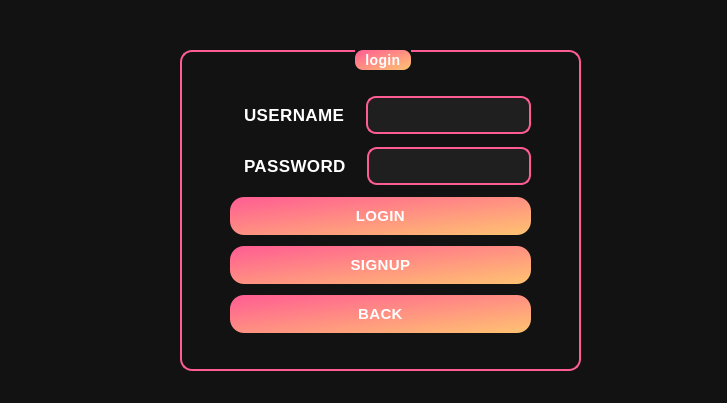
<?xml version="1.0" encoding="UTF-8"?>
<ui version="4.0">
 <class>RecruiterLogin</class>
 <widget class="QDialog" name="RecruiterLogin">
  <property name="geometry">
   <rect>
    <x>0</x>
    <y>0</y>
    <width>727</width>
    <height>403</height>
   </rect>
  </property>
  <property name="windowTitle">
   <string>Dialog</string>
  </property>
  <property name="styleSheet">
   <string notr="true">/* Main Window Background */
QWidget {
    background-color: #121212;
    color: #e0e0e0;
    font-family: 'Poppins', 'Segoe UI', sans-serif;
    font-size: 15px;
    letter-spacing: 0.4px;
    padding: 10px;
}

/* Labels */
QLabel {
    font-size: 17px;
    color: #ffffff;
    font-weight: 500;
}

/* Buttons */
QPushButton {
    background: qlineargradient(x1:0, y1:0, x2:1, y2:1, stop:0 #ff5c93, stop:1 #ffc371);
    border: none;
    border-radius: 14px;
    color: white;
    font-size: 15px;
    font-weight: bold;
    padding: 10px 22px;
    min-width: 120px;
    box-shadow: 0px 3px 8px rgba(0, 0, 0, 0.2);
    transition: all 0.25s;
}

QPushButton:hover {
    background: qlineargradient(x1:0, y1:0, x2:1, y2:1, stop:0 #ffc371, stop:1 #ff5c93);
    box-shadow: 0px 5px 12px rgba(255, 92, 147, 0.5);
}

QPushButton:pressed {
    background: qlineargradient(x1:0, y1:0, x2:1, y2:1, stop:0 #e34e82, stop:1 #ff9f57);
    transform: translateY(2px);
}

/* ComboBox */
QComboBox {
    background-color: #1f1f1f;
    border: 2px solid #ff5c93;
    border-radius: 10px;
    color: white;
    padding: 6px 12px;
    font-size: 14px;
}

QComboBox::drop-down {
    subcontrol-origin: padding;
    subcontrol-position: top right;
    width: 18px;
    background-color: #ff5c93;
    border-top-right-radius: 10px;
    border-bottom-right-radius: 10px;
}

QComboBox QAbstractItemView {
    background-color: #1f1f1f;
    color: #ffffff;
    selection-background-color: #ff5c93;
    border-radius: 8px;
}

/* LineEdit */
QLineEdit {
    background-color: #1f1f1f;
    border: 2px solid #ff5c93;
    border-radius: 10px;
    color: white;
    font-size: 14px;
    padding: 8px 12px;
}

/* Checkboxes */
QCheckBox {
    color: #ffffff;
    font-size: 14px;
}

QCheckBox::indicator {
    width: 18px;
    height: 18px;
    border: 2px solid #ff5c93;
    border-radius: 4px;
    background-color: transparent;
    transition: background-color 0.25s;
}

QCheckBox::indicator:checked {
    background-color: #ff5c93;
    border: 2px solid #ff9f57;
}

/* ScrollBar */
QScrollBar:vertical {
    background: #1f1f1f;
    width: 12px;
    margin: 4px;
    border-radius: 6px;
}

QScrollBar::handle:vertical {
    background: #ff5c93;
    border-radius: 6px;
    min-height: 20px;
}

QScrollBar::add-line, QScrollBar::sub-line {
    background: none;
}

/* Table Widget */
QTableWidget {
    background-color: #1f1f1f;
    border: 2px solid #ff5c93;
    color: #ffffff;
    font-size: 14px;
    gridline-color: #ff5c93;
}

QHeaderView::section {
    background-color: #ff5c93;
    color: white;
    padding: 6px;
    border: none;
}

/* Tooltips */
QToolTip {
    background-color: #ff5c93;
    color: white;
    padding: 6px;
    border-radius: 8px;
}

</string>
  </property>
  <widget class="QGroupBox" name="groupBox">
   <property name="geometry">
    <rect>
     <x>180</x>
     <y>50</y>
     <width>401</width>
     <height>321</height>
    </rect>
   </property>
   <property name="styleSheet">
    <string notr="true">QGroupBox {
    border: 2px solid #ff5c93;
    border-radius: 12px;
    margin-top: 1ex;
    padding-top: 10px;
    padding-bottom: 10px;
    color: white;
    font: bold 14px;
}

QGroupBox::title {
    border-radius: 8px;
    background-color: qlineargradient(x1:0, y1:0, x2:1, y2:1, stop:0 #ff5c93, stop:1 #ffc371);
    subcontrol-origin: margin;
    subcontrol-position: top center;
    padding: 2px 8px;
    color: white;
    font-size: 16px;
}</string>
   </property>
   <property name="title">
    <string>login</string>
   </property>
   <widget class="QWidget" name="layoutWidget">
    <property name="geometry">
     <rect>
      <x>50</x>
      <y>40</y>
      <width>301</width>
      <height>251</height>
     </rect>
    </property>
    <layout class="QGridLayout" name="gridLayout">
     <item row="3" column="0">
      <widget class="QPushButton" name="signup">
       <property name="text">
        <string>SIGNUP</string>
       </property>
      </widget>
     </item>
     <item row="1" column="0">
      <layout class="QHBoxLayout" name="horizontalLayout_2">
       <item>
        <widget class="QLabel" name="label_2">
         <property name="text">
          <string>PASSWORD</string>
         </property>
        </widget>
       </item>
       <item>
        <widget class="QLineEdit" name="lineEdit_password">
         <property name="echoMode">
          <enum>QLineEdit::EchoMode::Password</enum>
         </property>
        </widget>
       </item>
      </layout>
     </item>
     <item row="0" column="0">
      <layout class="QHBoxLayout" name="horizontalLayout">
       <item>
        <widget class="QLabel" name="label">
         <property name="text">
          <string>USERNAME</string>
         </property>
        </widget>
       </item>
       <item>
        <widget class="QLineEdit" name="lineEdit_username">
         <property name="echoMode">
          <enum>QLineEdit::EchoMode::Normal</enum>
         </property>
        </widget>
       </item>
      </layout>
     </item>
     <item row="2" column="0">
      <widget class="QPushButton" name="pushButton">
       <property name="text">
        <string>LOGIN</string>
       </property>
      </widget>
     </item>
     <item row="4" column="0">
      <widget class="QPushButton" name="back">
       <property name="text">
        <string>BACK</string>
       </property>
      </widget>
     </item>
    </layout>
   </widget>
  </widget>
 </widget>
 <resources/>
 <connections/>
</ui>
